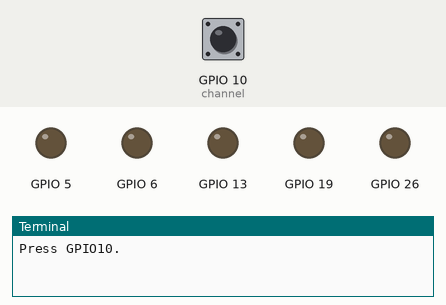
The program below on a simulated Raspberry Pi (BCM pin numbers). Parts: output pins drawn as LEDs (lit = HIGH), the last lines printed to the terminal. The inputs (shaded band) are chosen by the test bench; at power-on: GPIO 10 (channel) LOW. The clock reads 2024-03-15 10:24:30 at power-on unless the program sets it.

Above: at 5.0 s.
5.1 s: GPIO 10 (channel) driven HIGH
At 5.5 s:
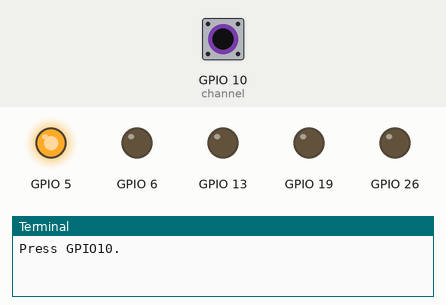
6.6 s: GPIO 10 (channel) driven LOW
At 7.8 s:
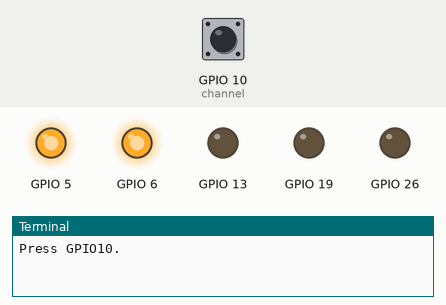
8.1 s: GPIO 10 (channel) driven HIGH
At 8.9 s:
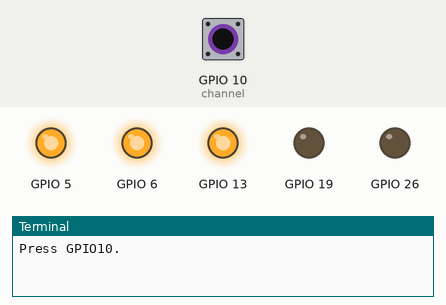
9.6 s: GPIO 10 (channel) driven LOW
At 11.8 s:
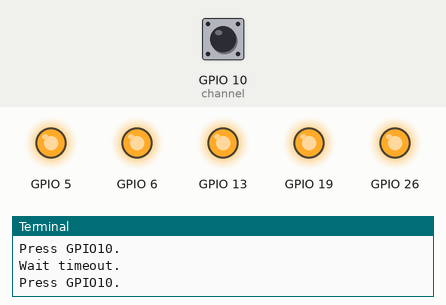
12.1 s: GPIO 10 (channel) driven HIGH
At 13.6 s:
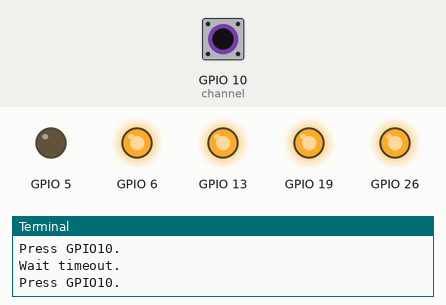
14.1 s: GPIO 10 (channel) pulsed LOW 2 times (0.12 s each, 0.3 s apart)
At 15.1 s:
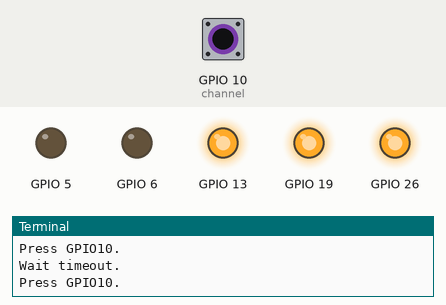
Timing chart, 0 to 17.1 s (numbered marks = the images above; inputs shaded):
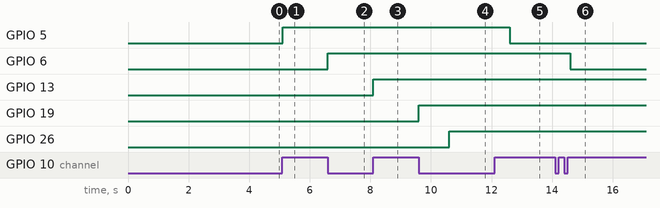

The program:

sample_input.py
```python
class Counter:
    def __init__(self):
        self.count = 0

    def count_up(self, channel):
        self.count += 1
        print('GPIO%02d count=%d' % (channel, self.count))

    def __eq__(self, other):
        return self.count == other

    def __lt__(self, other):
        return self.count < other


def main():
    import RPi.GPIO as GPIO
    import time

    try:
        GPIO.setmode(GPIO.BCM)

        GPIO.setwarnings(False)

        GPIO.setup([5, 6, 13, 19, 26], GPIO.OUT)

        GPIO.setup(10, GPIO.IN, pull_up_down=GPIO.PUD_OFF)
        GPIO.setup(9, GPIO.IN, pull_up_down=GPIO.PUD_OFF)
        GPIO.setup(11, GPIO.IN, pull_up_down=GPIO.PUD_OFF)

        print('Press GPIO10.')

        while GPIO.input(10) == GPIO.LOW:
            time.sleep(0.1)
        GPIO.output(5, GPIO.HIGH)

        channel = GPIO.wait_for_edge(10, GPIO.FALLING)
        if channel == 10:
            GPIO.output(6, GPIO.HIGH)

        channel = GPIO.wait_for_edge(10, GPIO.RISING)
        if channel == 10:
            GPIO.output(13, GPIO.HIGH)

        channel = GPIO.wait_for_edge(10, GPIO.BOTH)
        if channel == 10:
            GPIO.output(19, GPIO.HIGH)

        while True:
            print('Wait timeout.')
            channel = GPIO.wait_for_edge(10, GPIO.BOTH, timeout=1000)
            if channel is None:
                GPIO.output(26, GPIO.HIGH)
                break

        print('Press GPIO10.')

        GPIO.add_event_detect(10, GPIO.RISING)
        while not GPIO.event_detected(10):
            time.sleep(1)
        GPIO.output(5, GPIO.LOW)
        GPIO.remove_event_detect(10)

        GPIO.add_event_detect(10, GPIO.FALLING)
        while not GPIO.event_detected(10):
            time.sleep(1)
        GPIO.output(6, GPIO.LOW)
        GPIO.remove_event_detect(10)

        GPIO.add_event_detect(10, GPIO.BOTH)
        while not GPIO.event_detected(10):
            time.sleep(1)
        GPIO.output(13, GPIO.LOW)
        GPIO.remove_event_detect(10)

        def risen(ch):
            print('risen GPIO%02d' % ch)

        def fallen(ch):
            print('fallen GPIO%02d' % ch)

        GPIO.add_event_detect(10, GPIO.RISING, risen)
        while not GPIO.event_detected(10):
            time.sleep(1)
        GPIO.output(5, GPIO.HIGH)
        GPIO.remove_event_detect(10)

        GPIO.add_event_detect(10, GPIO.FALLING, fallen)
        while not GPIO.event_detected(10):
            time.sleep(1)
        GPIO.output(6, GPIO.HIGH)
        GPIO.remove_event_detect(10)

        GPIO.add_event_detect(10, GPIO.BOTH, risen)
        while not GPIO.event_detected(10):
            time.sleep(1)
        GPIO.output(13, GPIO.HIGH)
        GPIO.remove_event_detect(10)

        def changed(ch):
            print('changed GPIO%02d' % ch)

        GPIO.add_event_detect(10, GPIO.BOTH)
        GPIO.add_event_callback(10, fallen)
        GPIO.add_event_callback(10, changed)
        while not GPIO.event_detected(10):
            time.sleep(1)
        GPIO.output(26, GPIO.LOW)
        GPIO.remove_event_detect(10)

        print('Press! Press! Press!')

        counter = Counter()

        GPIO.add_event_detect(10, GPIO.RISING, callback=counter.count_up, bouncetime=100)
        GPIO.add_event_callback(10, counter.count_up, bouncetime=500)
        while counter < 10:
            time.sleep(1)
        GPIO.output(19, GPIO.LOW)
        GPIO.remove_event_detect(10)

        time.sleep(1)
    finally:
        GPIO.cleanup()


if __name__ == '__main__':
    import logging

    logging.basicConfig(level=logging.DEBUG)

    main()
```

Measured:
- after the input at 5.1 s, GPIO 5: LOW → HIGH at once
- after the input at 6.6 s, GPIO 6: LOW → HIGH at once
- after the input at 8.1 s, GPIO 13: LOW → HIGH at once
- after the input at 9.6 s, GPIO 19: LOW → HIGH at once; GPIO 26: LOW → HIGH after 1.0 s
- after the input at 12.1 s, GPIO 5: HIGH → LOW after 0.50 s
- after the input at 14.1 s, GPIO 6: HIGH → LOW after 0.50 s
